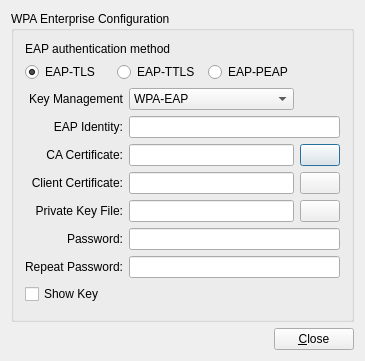
<?xml version="1.0" encoding="UTF-8"?>
<ui version="4.0">
 <class>dialogWPAEnterprise</class>
 <widget class="QDialog" name="dialogWPAEnterprise">
  <property name="geometry">
   <rect>
    <x>0</x>
    <y>0</y>
    <width>365</width>
    <height>361</height>
   </rect>
  </property>
  <property name="windowTitle">
   <string>WPA-Enterprise Configuration</string>
  </property>
  <property name="windowIcon">
   <iconset>
    <normaloff>:/tray_wifi85.png</normaloff>:/tray_wifi85.png</iconset>
  </property>
  <layout class="QGridLayout" name="gridLayout_2">
   <item row="0" column="0">
    <widget class="QGroupBox" name="groupBox">
     <property name="title">
      <string>WPA Enterprise Configuration</string>
     </property>
     <layout class="QGridLayout" name="gridLayout">
      <item row="0" column="0" colspan="2">
       <widget class="QLabel" name="textLabel1">
        <property name="text">
         <string>EAP authentication method</string>
        </property>
        <property name="wordWrap">
         <bool>false</bool>
        </property>
       </widget>
      </item>
      <item row="1" column="0" colspan="2">
       <layout class="QHBoxLayout">
        <item>
         <widget class="QRadioButton" name="radioEAPTLS">
          <property name="text">
           <string>EAP-TLS</string>
          </property>
          <property name="checked">
           <bool>true</bool>
          </property>
         </widget>
        </item>
        <item>
         <widget class="QRadioButton" name="radioEAPTTLS">
          <property name="text">
           <string>EAP-TTLS</string>
          </property>
         </widget>
        </item>
        <item>
         <widget class="QRadioButton" name="radioEAPPEAP">
          <property name="text">
           <string>EAP-PEAP</string>
          </property>
         </widget>
        </item>
       </layout>
      </item>
      <item row="4" column="0">
       <widget class="QLabel" name="textLabel2">
        <property name="text">
         <string>EAP Identity:</string>
        </property>
        <property name="alignment">
         <set>Qt::AlignRight|Qt::AlignTrailing|Qt::AlignVCenter</set>
        </property>
        <property name="wordWrap">
         <bool>false</bool>
        </property>
       </widget>
      </item>
      <item row="4" column="1" colspan="2">
       <widget class="QLineEdit" name="lineEAPIdentity"/>
      </item>
      <item row="5" column="0">
       <widget class="QLabel" name="textCACert">
        <property name="text">
         <string>CA Certificate:</string>
        </property>
        <property name="alignment">
         <set>Qt::AlignRight|Qt::AlignTrailing|Qt::AlignVCenter</set>
        </property>
        <property name="wordWrap">
         <bool>false</bool>
        </property>
       </widget>
      </item>
      <item row="5" column="1">
       <widget class="QLineEdit" name="lineCACert">
        <property name="readOnly">
         <bool>true</bool>
        </property>
       </widget>
      </item>
      <item row="5" column="2">
       <widget class="QPushButton" name="pushSelectCACert">
        <property name="text">
         <string/>
        </property>
        <property name="icon">
         <iconset resource="libpcbsd-ui.qrc">
          <normaloff>:/folder_open.png</normaloff>:/folder_open.png</iconset>
        </property>
       </widget>
      </item>
      <item row="6" column="0">
       <widget class="QLabel" name="textClientCert">
        <property name="text">
         <string>Client Certificate:</string>
        </property>
        <property name="alignment">
         <set>Qt::AlignRight|Qt::AlignTrailing|Qt::AlignVCenter</set>
        </property>
        <property name="wordWrap">
         <bool>false</bool>
        </property>
       </widget>
      </item>
      <item row="6" column="1">
       <widget class="QLineEdit" name="lineClientCert">
        <property name="readOnly">
         <bool>true</bool>
        </property>
       </widget>
      </item>
      <item row="6" column="2">
       <widget class="QPushButton" name="pushSelectClientCert">
        <property name="text">
         <string/>
        </property>
        <property name="icon">
         <iconset resource="libpcbsd-ui.qrc">
          <normaloff>:/folder_open.png</normaloff>:/folder_open.png</iconset>
        </property>
       </widget>
      </item>
      <item row="7" column="0">
       <widget class="QLabel" name="textPrivateKeyFile">
        <property name="text">
         <string>Private Key File:</string>
        </property>
        <property name="alignment">
         <set>Qt::AlignRight|Qt::AlignTrailing|Qt::AlignVCenter</set>
        </property>
        <property name="wordWrap">
         <bool>false</bool>
        </property>
       </widget>
      </item>
      <item row="7" column="1">
       <widget class="QLineEdit" name="linePrivateKeyFile">
        <property name="readOnly">
         <bool>true</bool>
        </property>
       </widget>
      </item>
      <item row="7" column="2">
       <widget class="QPushButton" name="pushSelectPrivateKeyFile">
        <property name="text">
         <string/>
        </property>
        <property name="icon">
         <iconset resource="libpcbsd-ui.qrc">
          <normaloff>:/folder_open.png</normaloff>:/folder_open.png</iconset>
        </property>
       </widget>
      </item>
      <item row="8" column="0">
       <widget class="QLabel" name="textPrivateKey">
        <property name="text">
         <string>Password:</string>
        </property>
        <property name="alignment">
         <set>Qt::AlignRight|Qt::AlignTrailing|Qt::AlignVCenter</set>
        </property>
        <property name="wordWrap">
         <bool>false</bool>
        </property>
       </widget>
      </item>
      <item row="8" column="1" colspan="2">
       <widget class="QLineEdit" name="linePrivateKeyPassword">
        <property name="echoMode">
         <enum>QLineEdit::Password</enum>
        </property>
       </widget>
      </item>
      <item row="9" column="0">
       <widget class="QLabel" name="textPrivateKey2">
        <property name="text">
         <string>Repeat Password:</string>
        </property>
        <property name="alignment">
         <set>Qt::AlignRight|Qt::AlignTrailing|Qt::AlignVCenter</set>
        </property>
        <property name="wordWrap">
         <bool>false</bool>
        </property>
       </widget>
      </item>
      <item row="9" column="1" colspan="2">
       <widget class="QLineEdit" name="linePrivateKeyPassword2">
        <property name="echoMode">
         <enum>QLineEdit::Password</enum>
        </property>
       </widget>
      </item>
      <item row="10" column="0" colspan="3">
       <widget class="QCheckBox" name="checkShowKey">
        <property name="text">
         <string>Show Key</string>
        </property>
       </widget>
      </item>
      <item row="11" column="0" colspan="2">
       <spacer name="verticalSpacer">
        <property name="orientation">
         <enum>Qt::Vertical</enum>
        </property>
        <property name="sizeHint" stdset="0">
         <size>
          <width>20</width>
          <height>40</height>
         </size>
        </property>
       </spacer>
      </item>
      <item row="3" column="1">
       <widget class="QComboBox" name="comboKeyMgmt">
        <item>
         <property name="text">
          <string notr="true">WPA-EAP</string>
         </property>
        </item>
        <item>
         <property name="text">
          <string notr="true">IEE8021X</string>
         </property>
        </item>
       </widget>
      </item>
      <item row="3" column="0">
       <widget class="QLabel" name="labelKeyMgmt">
        <property name="text">
         <string>Key Management</string>
        </property>
        <property name="alignment">
         <set>Qt::AlignRight|Qt::AlignTrailing|Qt::AlignVCenter</set>
        </property>
       </widget>
      </item>
     </layout>
    </widget>
   </item>
   <item row="1" column="0">
    <layout class="QHBoxLayout" name="horizontalLayout">
     <item>
      <spacer name="spacer8">
       <property name="orientation">
        <enum>Qt::Horizontal</enum>
       </property>
       <property name="sizeType">
        <enum>QSizePolicy::Expanding</enum>
       </property>
       <property name="sizeHint" stdset="0">
        <size>
         <width>261</width>
         <height>21</height>
        </size>
       </property>
      </spacer>
     </item>
     <item>
      <widget class="QPushButton" name="pushClose">
       <property name="text">
        <string>&amp;Close</string>
       </property>
       <property name="shortcut">
        <string>Alt+C</string>
       </property>
      </widget>
     </item>
    </layout>
   </item>
  </layout>
 </widget>
 <layoutdefault spacing="6" margin="11"/>
 <includes>
  <include location="local">qmessagebox.h</include>
 </includes>
 <resources>
  <include location="libpcbsd-ui.qrc"/>
 </resources>
 <connections>
  <connection>
   <sender>radioEAPTLS</sender>
   <signal>clicked()</signal>
   <receiver>dialogWPAEnterprise</receiver>
   <slot>slotTypeChanged()</slot>
   <hints>
    <hint type="sourcelabel">
     <x>20</x>
     <y>20</y>
    </hint>
    <hint type="destinationlabel">
     <x>20</x>
     <y>20</y>
    </hint>
   </hints>
  </connection>
  <connection>
   <sender>radioEAPTTLS</sender>
   <signal>clicked()</signal>
   <receiver>dialogWPAEnterprise</receiver>
   <slot>slotTypeChanged()</slot>
   <hints>
    <hint type="sourcelabel">
     <x>20</x>
     <y>20</y>
    </hint>
    <hint type="destinationlabel">
     <x>20</x>
     <y>20</y>
    </hint>
   </hints>
  </connection>
  <connection>
   <sender>radioEAPPEAP</sender>
   <signal>clicked()</signal>
   <receiver>dialogWPAEnterprise</receiver>
   <slot>slotTypeChanged()</slot>
   <hints>
    <hint type="sourcelabel">
     <x>20</x>
     <y>20</y>
    </hint>
    <hint type="destinationlabel">
     <x>20</x>
     <y>20</y>
    </hint>
   </hints>
  </connection>
  <connection>
   <sender>pushClose</sender>
   <signal>clicked()</signal>
   <receiver>dialogWPAEnterprise</receiver>
   <slot>slotClose()</slot>
   <hints>
    <hint type="sourcelabel">
     <x>20</x>
     <y>20</y>
    </hint>
    <hint type="destinationlabel">
     <x>20</x>
     <y>20</y>
    </hint>
   </hints>
  </connection>
  <connection>
   <sender>pushSelectCACert</sender>
   <signal>clicked()</signal>
   <receiver>dialogWPAEnterprise</receiver>
   <slot>slotSelectCACert()</slot>
   <hints>
    <hint type="sourcelabel">
     <x>20</x>
     <y>20</y>
    </hint>
    <hint type="destinationlabel">
     <x>20</x>
     <y>20</y>
    </hint>
   </hints>
  </connection>
  <connection>
   <sender>pushSelectClientCert</sender>
   <signal>clicked()</signal>
   <receiver>dialogWPAEnterprise</receiver>
   <slot>slotSelectClientCert()</slot>
   <hints>
    <hint type="sourcelabel">
     <x>20</x>
     <y>20</y>
    </hint>
    <hint type="destinationlabel">
     <x>20</x>
     <y>20</y>
    </hint>
   </hints>
  </connection>
  <connection>
   <sender>pushSelectPrivateKeyFile</sender>
   <signal>clicked()</signal>
   <receiver>dialogWPAEnterprise</receiver>
   <slot>slotSelectPrivateKeyFile()</slot>
   <hints>
    <hint type="sourcelabel">
     <x>20</x>
     <y>20</y>
    </hint>
    <hint type="destinationlabel">
     <x>20</x>
     <y>20</y>
    </hint>
   </hints>
  </connection>
  <connection>
   <sender>checkShowKey</sender>
   <signal>clicked()</signal>
   <receiver>dialogWPAEnterprise</receiver>
   <slot>slotShowKey()</slot>
   <hints>
    <hint type="sourcelabel">
     <x>211</x>
     <y>299</y>
    </hint>
    <hint type="destinationlabel">
     <x>211</x>
     <y>188</y>
    </hint>
   </hints>
  </connection>
 </connections>
</ui>
